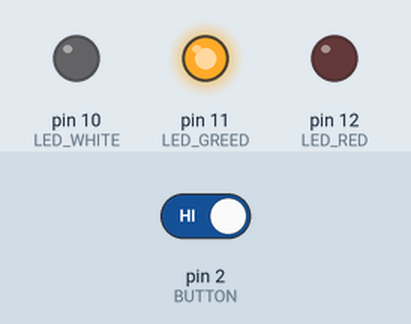
The sketch below on a simulated Arduino Uno, built with avr-gcc and run on an emulated ATmega328P. On the bench: output pins drawn as LEDs (lit = HIGH). The inputs (shaded band) are chosen by the test bench; at power-on: pin 2 (BUTTON) HIGH.

Above: at 10.8 s.
10.9 s: pin 2 (BUTTON) driven LOW
At 16.0 s:
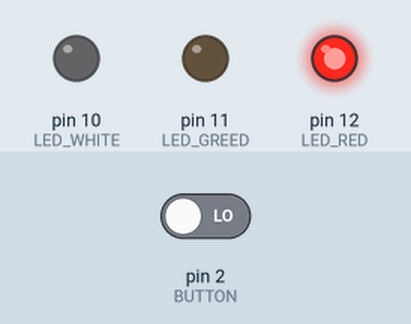
21.5 s: pin 2 (BUTTON) driven HIGH
At 22.3 s:
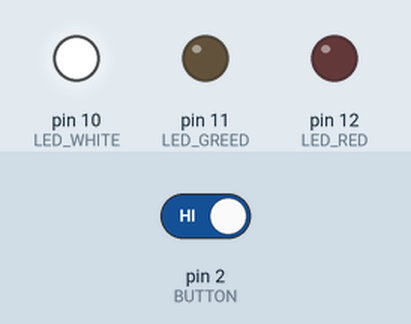
27.5 s: pin 2 (BUTTON) driven LOW
At 31.1 s:
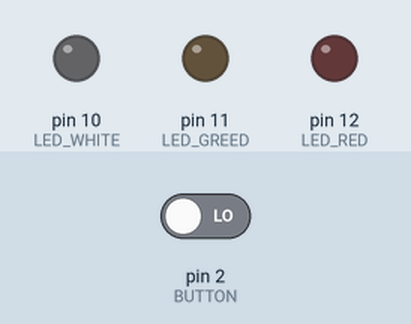
Timing chart, 0 to 41.5 s (numbered marks = the images above; inputs shaded):
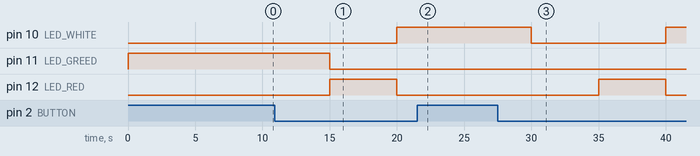

The sketch:

SimuladorLecturaTarjetas.codigo.ino
```cpp
#define LED_GREED	11
#define LED_RED     12
#define LED_WHITE   10

#define BUTTON		2

int changeColor = 0;

void setup() {
  pinMode(LED_GREED,OUTPUT);
  pinMode(LED_RED,OUTPUT);
  pinMode(LED_WHITE,OUTPUT);
  pinMode(BUTTON,INPUT);

  digitalWrite(BUTTON,HIGH);

  Serial.begin(9600);
  delay(1);
}

int stateButton(){
	int buttonPressed = !digitalRead(BUTTON);

	if(buttonPressed == HIGH){
		changeColor++;
	}
	return changeColor;
}

void stateLed(int green, int red, int white){
	digitalWrite(LED_GREED,green);
	digitalWrite(LED_RED,red);
	digitalWrite(LED_WHITE,white);

	delay(5000);
}

void loop() {

  int selectedLed = stateButton();

  switch (selectedLed) {
    case 0:
    	stateLed(HIGH,LOW,LOW);
    	break;
    case 1:
      	stateLed(LOW,HIGH,LOW);
    	break;
    case 2:
    	stateLed(LOW,LOW,HIGH);
    	break;
    default:
      stateLed(LOW,LOW,LOW);
      changeColor = 0;
  }
}
```

Measured:
- after the input at 10.9 s, pin 10 (LED_WHITE): LOW → HIGH after 9.1 s; pin 11 (LED_GREED): HIGH → LOW after 4.1 s; pin 12 (LED_RED): LOW → HIGH after 4.1 s, → LOW 5.0 s later
- after the input at 21.5 s, pin 10 (LED_WHITE): stays HIGH (without the input it goes to LOW after 3.5 s)
- after the input at 27.5 s, pin 10 (LED_WHITE): HIGH → LOW after 2.5 s, → HIGH 10.0 s later; pin 12 (LED_RED): LOW → HIGH after 7.5 s, → LOW 5.0 s later
